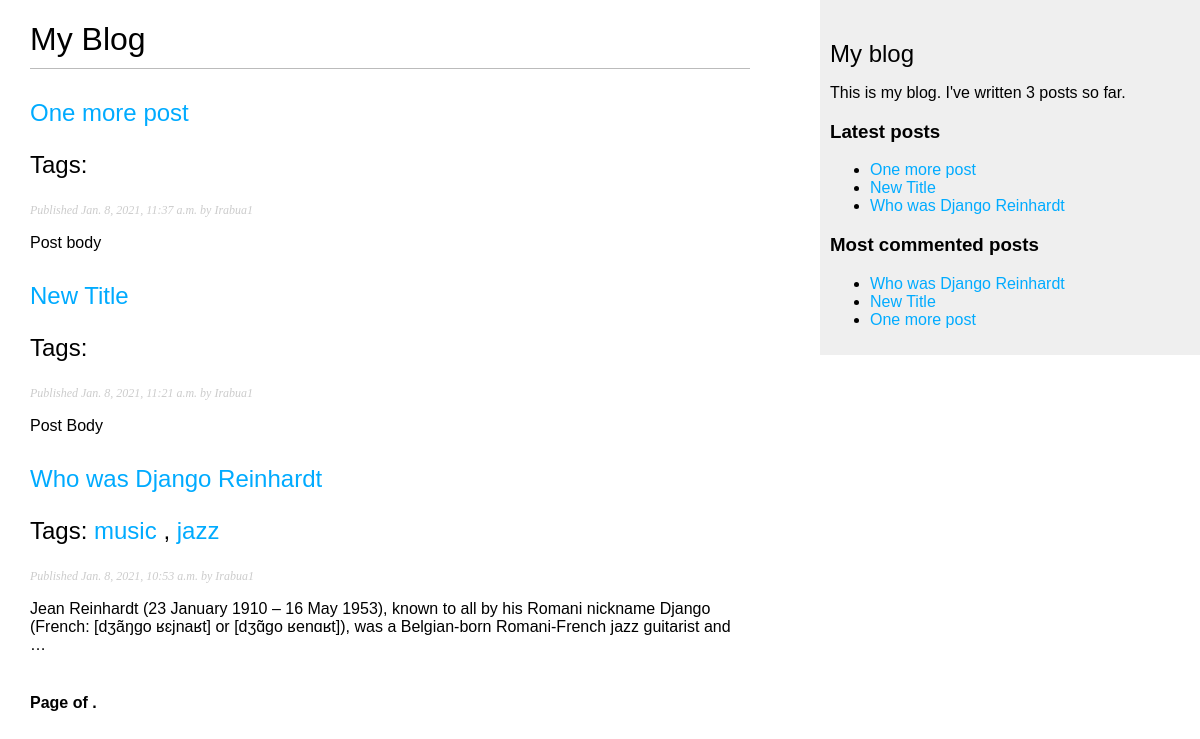
The page /blog/ on the database as committed earlier.
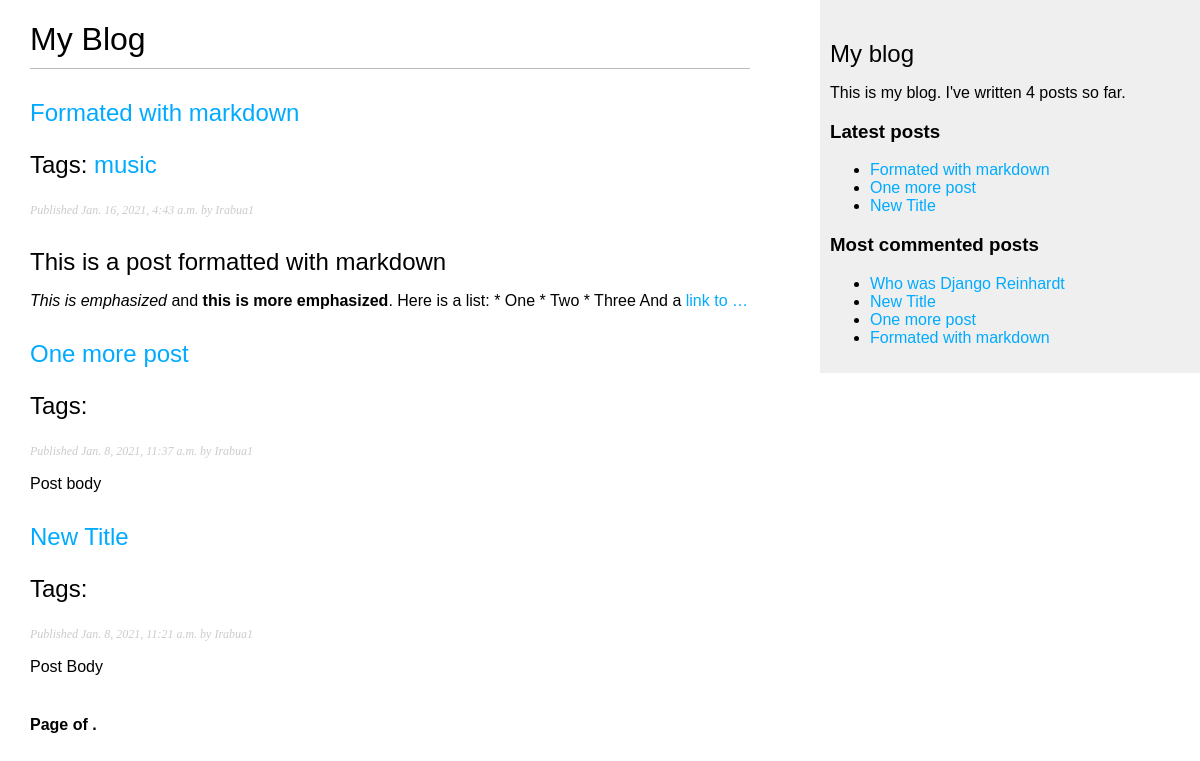
The same page on the database as committed later.
### blog/models.py (models this page shows, shortened)
class Post(models.Model):
    STATUS_CHOICES = (
        ('draft', 'Draft'),
        ('published', 'Published'),
    )
    title = models.CharField(max_length=250)
    slug = models.SlugField(max_length=250, unique_for_date='publish')
    author = models.ForeignKey(User, on_delete=models.CASCADE, related_name='blog_posts')
    body = models.TextField()
    publish = models.DateTimeField(default=timezone.now)
    created = models.DateTimeField(auto_now_add=True)
    updated = models.DateTimeField(auto_now=True)
    status = models.CharField(max_length=10, choices=STATUS_CHOICES, default='draft')
    tags = TaggableManager()
    objects = models.Manager() # The default manager.
    published = PublishedManager() # Our custom manager.
    def get_absolute_url(self):
        return reverse('blog:post_detail', args=[self.publish.year, self.publish.month, self.publish.day, self.slug])
    class Meta:
        ordering = ('-publish',)

### blog/views.py (the view)
# urls.py: path('', views.post_list, name='post_list'),
def post_list(request, tag_slug=None):
    object_list = Post.published.all()
    tag = None
    if tag_slug:
        tag = get_object_or_404(Tag, slug=tag_slug)
        object_list = object_list.filter(tags__in=[tag])
    paginator = Paginator(object_list, 3) # 3 posts in each page
    page = request.GET.get('page')
    try:
        posts = paginator.page(page)
    except PageNotAnInteger:
        posts = paginator.page(1)
    except EmptyPage:
        posts = paginator.page(paginator.num_pages)
    return render(request, 'blog/post/list.html', {'page': page, 'posts': posts, 'tag': tag})

### blog/models.py (called while the page is built)
    def get_queryset(self):
        return super(PublishedManager, self).get_queryset().filter(status='published')

### blog/templatetags/blog_tags.py (called while the page is built)
@register.simple_tag
def total_posts():
        return Post.published.count()

@register.inclusion_tag('blog/post/latest_posts.html')
def show_latest_posts(count=5):
    latest_posts = Post.published.order_by('-publish')[:count]
    return {'latest_posts': latest_posts}

@register.simple_tag
def get_most_commented_posts(count=5):
    return Post.published.annotate(total_comments=Count('comments')).order_by('-total_comments')[:count]

@register.filter(name='markdown')
def markdown_format(text):
    return mark_safe(markdown.markdown(text))

### blog/templates/blog/post/list.html (shortened to what this page needs)
{% extends "blog/base.html" %}
{% load blog_tags %}
{% block content %}
    <h1>My Blog</h1>
    {% for post in posts %}
        <h2>
            <a href="{{ post.get_absolute_url }}">
                {{ post.title }}
            </a>
            <p class="tags">
                Tags:
                {% for tag in post.tags.all %}
                    <a href="{% url "blog:post_list_by_tag" tag.slug %}"> {{ tag.name }}</a>
                    {% if not forloop.last %}, {% endif %}
                {% endfor %}
            </p>
        </h2>
        <p class="date">
            Published {{ post.publish }} by {{ post.author }}
        </p>
        {{ post.body|markdown|truncatewords_html:30 }}
    {% endfor %}
    {% include "pagination.html" with page=page_obj %}
{% endblock %}

### blog/templates/blog/base.html (shortened to what this page needs)
{% load blog_tags %}
{% load static %}
<!DOCTYPE html>
<html>
<head>
    <link href="{% static "css/blog.css" %}" rel="stylesheet">
</head>
<body>
    <div id="content">
        {% block content %}
        {% endblock %}
    </div>
    <div id="sidebar">
        <h2>My blog</h2>
        <p>This is my blog. I've written {% total_posts %} posts so far.</p>
        <h3>Latest posts</h3>
        {% show_latest_posts 3 %}
        <h3>Most commented posts</h3>
        {% get_most_commented_posts as most_commented_posts %}
        <ul>
            {% for post in most_commented_posts %}
                <li>
                    <a href="{{ post.get_absolute_url }}">{{ post.title }}</a>
                </li>
            {% endfor %}
        </ul>
    </div>
</body>
</html>

### blog/templates/pagination.html (shortened to what this page needs)
<div class="pagination">
    <span class="step-links">
        <span class="current">
            Page {{ page.number }} of {{ page.paginator.num_pages }}.
        </span>
    </span>
</div>

### blog/templates/blog/post/latest_posts.html
<ul>
    {% for post in latest_posts %}
        <li>
            <a href="{{ post.get_absolute_url }}">{{ post.title }}</a>
        </li>
    {% endfor %}
</ul>

### blog/static/css/blog.css (style rules this page uses)
body { margin:0; padding:0; font-family:helvetica, sans-serif; }
a { color:#00abff; text-decoration:none; }
h1 { font-weight:normal; border-bottom:1px solid #bbb; padding:0 0 10px 0; }
h2 { font-weight:normal; margin:30px 0 0; }
#content { float:left; width:60%; padding:0 0 0 30px; }
#sidebar { float:right; width:30%; padding:10px; background:#efefef; height:100%; }
p.date { color:#ccc; font-family: georgia, serif; font-size: 12px; font-style: italic; }
.pagination { margin:40px 0; font-weight:bold; }

Rows that differ between the two databases and show on the page:
no longer on one of the page's lists (row unchanged): Post: title "Who was Django Reinhardt", publish "Jan. 8, 2021, 10:53 a.m.", author "Irabua1", body "Jean Reinhardt (23 January 1910 – 16 May 1953), known to all by his Romani nickname Django (French: [dʒãŋɡo ʁɛjnaʁt] or [dʒɑ̃ɡo ʁenɑʁt]), was a Belgian-born Romani-French jazz guitarist and …"
added Post: title "Formated with markdown", publish "Jan. 16, 2021, 4:43 a.m.", author "Irabua1", body "This is a post formatted with markdown This is emphasized and this is more emphasized . Here is a list: * One * Two * Three And a link to …", Tag (name "music")
computed for Post "Who was Django Reinhardt": loses Tag (name "jazz"); loses Tag (name "music")
Other text that changed with them:
text no longer shown: "3"
text now shown: "4"
